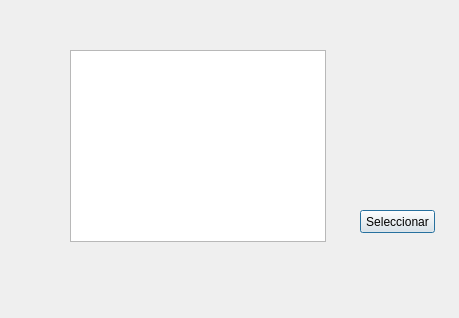
<?xml version="1.0" encoding="UTF-8"?>
<ui version="4.0">
 <class>seleccion_Dialog</class>
 <widget class="QDialog" name="seleccion_Dialog">
  <property name="geometry">
   <rect>
    <x>0</x>
    <y>0</y>
    <width>459</width>
    <height>318</height>
   </rect>
  </property>
  <property name="windowTitle">
   <string>Seleccionar sismograma</string>
  </property>
  <widget class="QListWidget" name="indice_listWidget">
   <property name="geometry">
    <rect>
     <x>70</x>
     <y>50</y>
     <width>256</width>
     <height>192</height>
    </rect>
   </property>
  </widget>
  <widget class="QPushButton" name="seleccionar_Button">
   <property name="geometry">
    <rect>
     <x>360</x>
     <y>210</y>
     <width>75</width>
     <height>23</height>
    </rect>
   </property>
   <property name="text">
    <string>Seleccionar</string>
   </property>
  </widget>
 </widget>
 <resources/>
 <connections/>
</ui>
